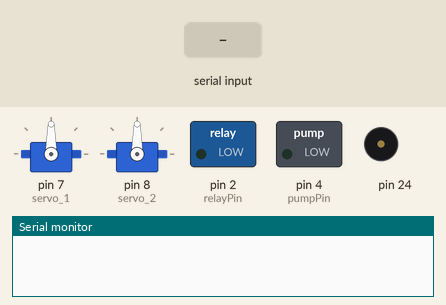
Bench run of a sketch on a simulated Arduino Uno, built with avr-gcc and run on an emulated ATmega328P. Parts: 2 × servo, switched loads named in the sketch (green lamp = pin HIGH), buzzer (waves = sounding), the last lines printed to the serial monitor. The test bench sets the inputs (shaded band).

Above: at 1.2 s.
1.3 s: "i" received over Serial
At 1.84 s:
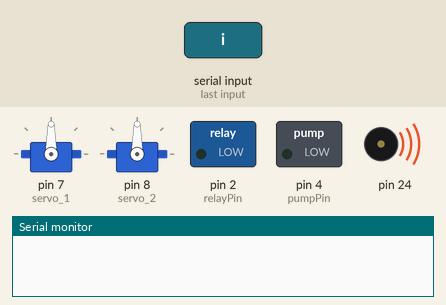
4.3 s: "b" received over Serial
At 5.5 s:
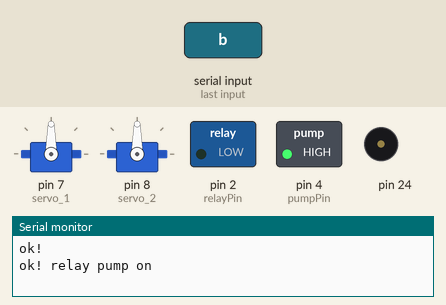
5.8 s: "y" received over Serial
At 6.7 s:
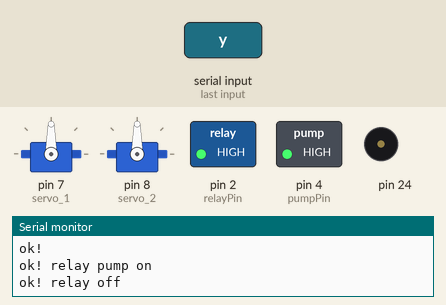
7.3 s: "a" received over Serial
At 7.9 s:
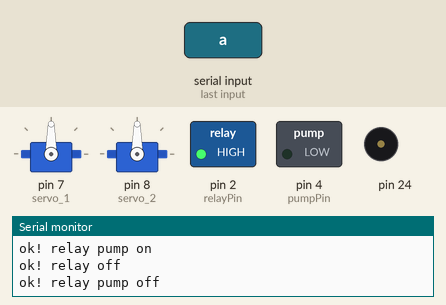
8.8 s: "1" received over Serial
At 10.0 s:
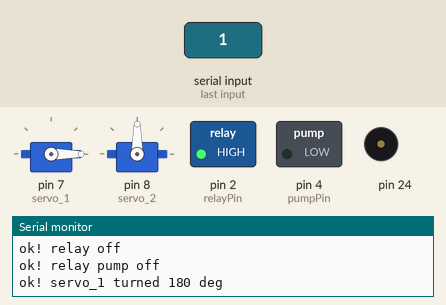
10.3 s: "2" received over Serial
At 11.4 s:
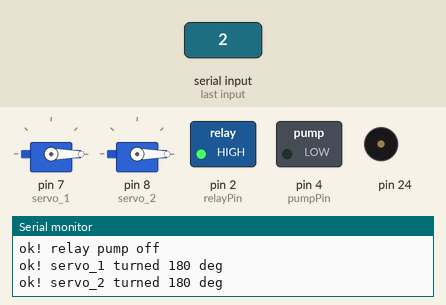
Timing chart, 0 to 12.8 s (numbered marks = the images above; inputs shaded):
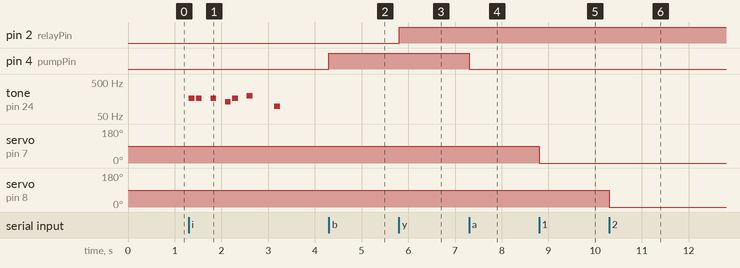

Measured:
- after the input at 1.3 s, tone on pin 24: plays 165 Hz for 0.13 s, 165 Hz for 0.13 s, 165 Hz for 0.13 s, 131 Hz for 0.13 s, 165 Hz for 0.13 s, 196 Hz for 0.13 s … (7 notes in this stretch), starting at once
- after the input at 4.3 s, pin 4 (pumpPin): LOW → HIGH at once
- after the input at 5.8 s, pin 2 (relayPin): LOW → HIGH at once
- after the input at 7.3 s, pin 4 (pumpPin): HIGH → LOW at once
- after the input at 8.8 s, servo on pin 7 (servo_1): 90° → 0° at once
- after the input at 10.3 s, servo on pin 8 (servo_2): 90° → 0° at once

The sketch:

controle_e_comunicacao.ino
```cpp
#include "Arduino.h"
#include <Servo.h>
#include <OneWire.h>    //usado no sensor de T
#include <DallasTemperature.h>
#include "pitches.h"

#define RELAY1  3
const int relayPin = 2;
const int pumpPin = 4;
Servo servo_1, servo_2;

// Temeparture sensor parameters
const int temp_sensor_pin = 6;
OneWire oneWire(temp_sensor_pin);
DallasTemperature temp_sensors(&oneWire);
DeviceAddress temp_sensor;

// Distance sensors parameters
const int trigPin_1 = 9, echoPin_1 = 10, trigPin_2 = 11, echoPin_2 = 12;
double duration_1, distance_1, duration_2, distance_2, sound_speed = 0.034029;

// Is the machine currently making coffee?
boolean active;

void setup() {
  active = false;

  // Servos
  servo_1.attach(7);
  servo_2.attach(8);

  // Temperature sensor
  temp_sensors.begin();
  if (!temp_sensors.getAddress(temp_sensor, 0))
    Serial.println("Sensor de temperatura nao encontrado.");

  // Distance sensors
  pinMode(trigPin_1, OUTPUT);
  pinMode(echoPin_1, INPUT);
  pinMode(trigPin_2,OUTPUT);
  pinMode(echoPin_2, INPUT);

  pinMode(pumpPin, OUTPUT);
  pinMode(relayPin, OUTPUT);
  Serial.begin(9600);
}

//Funcao para ligar a bomba
void turn_pump(int in){
  if (in == 'b') {
    digitalWrite(pumpPin, HIGH);
  }
  if (in == 'a') {
    digitalWrite(pumpPin, LOW);
  }

}

// Funcao para girar um servo.
void turn_servo(int servo_number)
{
  if(servo_number == 1)
 {
    if(servo_1.read() == 0)
      servo_1.write(180);
    else
      servo_1.write(0);
  }
  else if(servo_number == 2)
  {
    if(servo_2.read() == 0)
      servo_2.write(180);
    else
      servo_2.write(0);
  }
}

void relay(int on){
  if(on == 1){
    digitalWrite(relayPin, LOW);  //desativa o pino
  }
  else{
    digitalWrite(relayPin, HIGH); //aciona o pino
  }
}

// Funcao que retorna a temperatura do sensor.
float temperature()
{
  temp_sensors.requestTemperatures();
  return temp_sensors.getTempC(temp_sensor);
}

// Funcao que retorna a distancia em cm do sensor indicado.
double distance_cm(int sensor_number)
{
  if(sensor_number == 1)
  {
    digitalWrite(trigPin_1, LOW);
    delayMicroseconds(2);

    digitalWrite(trigPin_1, HIGH);
    delayMicroseconds(10);
    digitalWrite(trigPin_1, LOW);

    duration_1 = pulseIn(echoPin_1, HIGH);
    distance_1 = duration_1*sound_speed/2;

    return distance_1;
  }
  else if(sensor_number == 2)
  {
    digitalWrite(trigPin_2, LOW);
    delayMicroseconds(2);

    digitalWrite(trigPin_2, HIGH);
    delayMicroseconds(10);
    digitalWrite(trigPin_2, LOW);

    duration_2 = pulseIn(echoPin_2, HIGH);
    distance_2 = duration_2*sound_speed/2;

    return distance_2;
  }
}

void print_sensors(){
  Serial.print("Distancia sensor_1: ");
  Serial.print(distance_cm(1));
  Serial.println("cm");

  Serial.print("Distancia sensor_2: ");
  Serial.print(distance_cm(2));
  Serial.println("cm");

  Serial.print("Temperatura: ");
  Serial.print(temperature());
  Serial.println(" C");

  Serial.println();

  delay(500);
}


void loop() {

//  Serial.flush();
//  while(!Serial.available()){  //wait for character from raspi
//  }

  char commandChar = Serial.read();

  //delay(2); //this delay needs to be less than the one in the python code

  switch (commandChar) {
    case 's': //send sensors information
      send_sensors_data();
      break;
     case 'i': //start!
       music_start(24); //buzzer is in pin 24
       active = true;
       send_ok();
       break;
      case 'f': //finish!
        music_end(24); //buzzer is in pin 24
        active = false;
        send_ok("arduino finalized");
        break;
      case 'r': //turn on relay
        digitalWrite(RELAY1,0);
        send_ok("relay on");
        break;
      case 'y': //turn off relay
        relay(0);
        send_ok("relay off");
        break;
      case 'b': //turn on pump
        turn_pump('b');
        send_ok("relay pump on");
        break;
      case 'a': //turn off pump
        turn_pump('a');
        send_ok("relay pump off");
        break;
      case '1': //turn servo 1 by 180 deg
        turn_servo(1);
        send_ok("servo_1 turned 180 deg");
        break;
      case '2': //turn servo 2 by 180deg
        turn_servo(2);
        send_ok("servo_2 turned 180 deg");
        break;

     //default:
  }
  commandChar = 0;
}

void send_sensors_data(){ //d_sugar, d_coffee, d_milk, temperature, state
  Serial.println("0;" +String(distance_cm(1))+ ";" +String(distance_cm(2))+ ";" +String(temperature()));
}


//send_ok is an overloaded function
void send_ok(){
   Serial.println("ok!");
}
void send_ok(String msg){
   Serial.println("ok! " + msg);
}
```

pitches.h
```cpp
#include "Arduino.h"

#define NOTE_00  0
#define REST     0
#define NOTE_B0  31
#define NOTE_C1  33
#define NOTE_CS1 35
#define NOTE_D1  37
#define NOTE_DS1 39
#define NOTE_E1  41
#define NOTE_F1  44
#define NOTE_FS1 46
#define NOTE_G1  49
#define NOTE_GS1 52
#define NOTE_A1  55
#define NOTE_AS1 58
#define NOTE_B1  62
#define NOTE_C2  65
#define NOTE_CS2 69
#define NOTE_D2  73
#define NOTE_DS2 78
#define NOTE_E2  82
#define NOTE_F2  87
#define NOTE_FS2 93
#define NOTE_G2  98
#define NOTE_GS2 104
#define NOTE_A2  110
#define NOTE_AS2 117
#define NOTE_B2  123
#define NOTE_C3  131
#define NOTE_CS3 139
#define NOTE_D3  147
#define NOTE_DS3 156
#define NOTE_E3  165
#define NOTE_F3  175
#define NOTE_FS3 185
#define NOTE_G3  196
#define NOTE_GS3 208
#define NOTE_A3  220
#define NOTE_AS3 233
#define NOTE_B3  247
#define NOTE_C4  262
#define NOTE_CS4 277
#define NOTE_D4  294
#define NOTE_DS4 311
#define NOTE_E4  330
#define NOTE_F4  349
#define NOTE_FS4 370
#define NOTE_G4  392
#define NOTE_GS4 415
#define NOTE_A4  440
#define NOTE_AS4 466
#define NOTE_B4  494
#define NOTE_C5  523
#define NOTE_CS5 554
#define NOTE_D5  587
#define NOTE_DS5 622
#define NOTE_E5  659
#define NOTE_F5  698
#define NOTE_FS5 740
#define NOTE_G5  784
#define NOTE_GS5 831
#define NOTE_A5  880
#define NOTE_AS5 932
#define NOTE_B5  988
#define NOTE_C6  1047
#define NOTE_CS6 1109
#define NOTE_D6  1175
#define NOTE_DS6 1245
#define NOTE_E6  1319
#define NOTE_F6  1397
#define NOTE_FS6 1480
#define NOTE_G6  1568
#define NOTE_GS6 1661
#define NOTE_A6  1760
#define NOTE_AS6 1865
#define NOTE_B6  1976
#define NOTE_C7  2093
#define NOTE_CS7 2217
#define NOTE_D7  2349
#define NOTE_DS7 2489
#define NOTE_E7  2637
#define NOTE_F7  2794
#define NOTE_FS7 2960
#define NOTE_G7  3136
#define NOTE_GS7 3322
#define NOTE_A7  3520
#define NOTE_AS7 3729
#define NOTE_B7  3951
#define NOTE_C8  4186
#define NOTE_CS8 4435
#define NOTE_D8  4699
#define NOTE_DS8 4978

void music_play(int melody[], int noteDurations[], int length, int pin, int time_constant){
  for (int thisNote = 0; thisNote < length; thisNote++) {

    // to calculate the note duration, take one second divided by the note type.
    //e.g. quarter note = 1000 / 4, eighth note = 1000/8, etc.
    int noteDuration = time_constant/noteDurations[thisNote];
    tone(pin, melody[thisNote],noteDuration);

    //pause for the note's duration plus 30 ms:
    delay(noteDuration +30);
  }
}

void music_start(int pin){
  //notes in the melody
//notes in the melody:
int melody[] = { NOTE_E3,NOTE_E3,NOTE_00,NOTE_E3,NOTE_00,NOTE_C3,NOTE_E3, NOTE_00,NOTE_G3, NOTE_00, NOTE_00, NOTE_G2, NOTE_00, NOTE_00};
// note durations: 4 = quarter note, 8 = eighth note, etc.:
int noteDurations[] = { 8, 8, 8, 8, 8, 8, 8, 8, 8, 4, 8, 8, 8, 4};
  int length = (sizeof(melody) / sizeof(melody[0]));

  music_play(melody, noteDurations, length, pin, 1000);
}

void music_end(int pin){
  //notes in the melody
  int melody[] = {
    NOTE_C4, NOTE_FS4,NOTE_F4, NOTE_E3, NOTE_AS4, NOTE_A4,
    NOTE_GS4, NOTE_DS4, NOTE_B3,
    NOTE_AS3, NOTE_A3, NOTE_GS3,
    0, 0, 0

  };
  // note durations: 4 = quarter note, 8 = eighth note, etc.:
  int noteDurations[] = {
    18, 18, 18,18, 18, 18,
    10, 10, 10,
    10, 10, 10,
    3, 3, 3
  };
  int length = (sizeof(melody) / sizeof(melody[0]));

  music_play(melody, noteDurations, length, pin, 1800);
}
```
